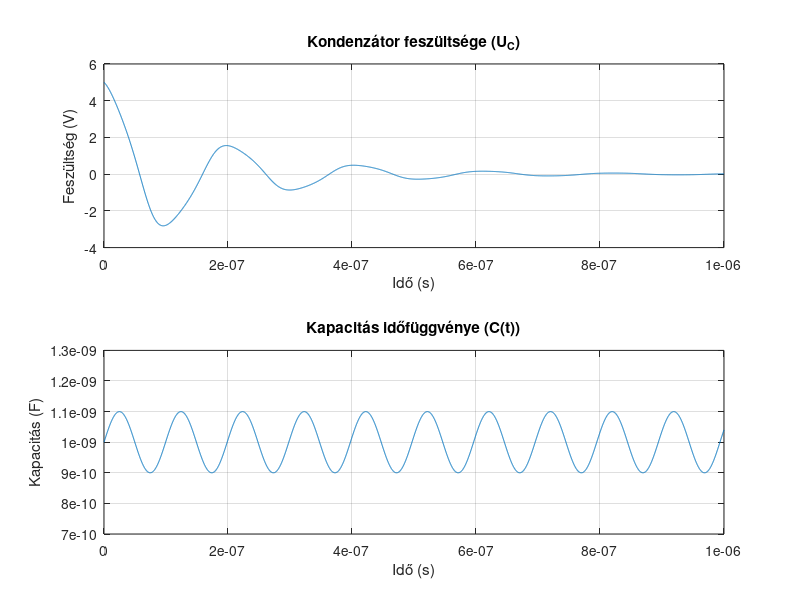

This figure's MATLAB source:
close all;
clear all;
clc;

% Paraméterek SI
R = 10;            % Ellenállás (ohm)
L = 1e-6;          % Induktivitás (H)
C0 = 1e-9;         % Alapkapacitás (F)
c = 0.1;           % Kapacitás változás amplitúdója
U0 = 5;            % Kezdő feszültség (V)
omega_0 = 1/sqrt(L*C0); % Rezonancia körfrekvencia (rad/s)
omega_p = 2*omega_0;   % Pumpálás körfrekvenciája (rad/s)

disp(omega_p);

% Időtartomány
tspan = [0, 1e-6]; % Szimuláció időtartama (s)

% Differenciálegyenlet megoldása
% Állapotváltozók: x(1) = U_C (kondenzátor feszültsége), x(2) = I (áram)

C_t = @(t) C0 * (1 + c * sin(omega_p * t)); % Kapacitás időfüggvénye
dC_dt = @(t) c * omega_p * C0 * cos(omega_p * t); % Kapacitás időderiváltja

dxdt = @(t, x) [
    1/C_t(t) * x(2) - dC_dt(t)/C_t(t) * x(1); % dU_C/dt = 1/C(t) * I - dC/dt/C(t) * U_C
    -x(1)/L - R/L * x(2)                      % dI/dt = -U_C/L - R/L * I

%    1/C0 * x(2); % dU_C/dt = 1/C * I
%    -1/L * x(1) - R/L * x(2) % dI/dt = -1/L * U_C - R/L * I
    ];

% Kezdeti feltételek
x0 = [U0; 0]; % U_C(0) = U0, I(0) = 0

options = odeset('RelTol',1e-8,'AbsTol',1e-10,'MaxStep',1e-9);

% Megoldás ode45-tel
[t, x] = ode45(dxdt, tspan, x0, options);

% Ábrázolása
figure;
subplot(2, 1, 1);
plot(t, x(:, 1));
grid on;
title('Kondenzátor feszültsége (U_C)');
xlabel('Idő (s)');
ylabel('Feszültség (V)');

subplot(2, 1, 2);
plot(t, arrayfun(C_t, t));
grid on;
title('Kapacitás időfüggvénye (C(t))');
xlabel('Idő (s)');
ylabel('Kapacitás (F)');